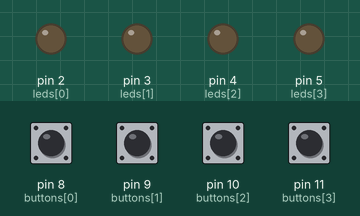
Recording of a sketch running on a simulated Arduino Uno, built with avr-gcc and run on an emulated ATmega328P. Parts: output pins drawn as LEDs (lit = HIGH). Dashed ring = blinking. The inputs (shaded band) are chosen by the test bench; at power-on: pin 8 (buttons[0]), pin 9 (buttons[1]), pin 10 (buttons[2]), pin 11 (buttons[3]) HIGH. Random numbers use the default seed unless the sketch sets one.

Above: at 1.8 s.
1.9 s: pin 8 (buttons[0]) pulled LOW for 0.15 s
At 3.64 s:
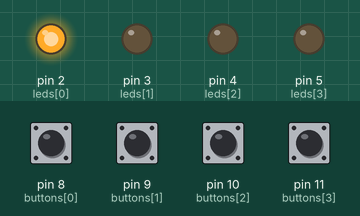
At 4.62 s:
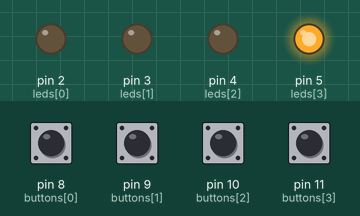
5.0 s: pin 9 (buttons[1]) pulled LOW for 1 s
At 5.41 s:
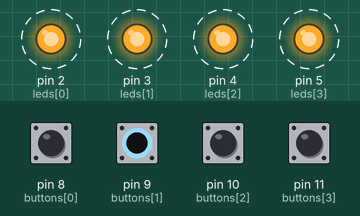
Timing chart, 0 to 14.0 s (numbered marks = the images above; inputs shaded):
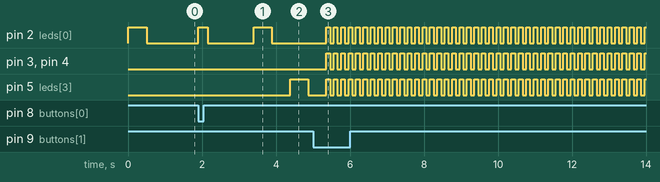

Measured:
- after the input at 1.9 s, pin 2 (leds[0]): LOW → HIGH at once, → LOW 0.25 s later, → HIGH 1.3 s later, → LOW 0.49 s later; pin 5 (leds[3]): LOW → HIGH after 2.5 s, → LOW 0.49 s later
- after the input at 5.0 s, pin 2 (leds[0]), pin 3 (leds[1]), pin 4 (leds[2]), pin 5 (leds[3]): alternates HIGH for 0.10 s and LOW for 0.10 s, starting after 0.36 s

The sketch:

arduino_simon.ino
```cpp
#define CHOICES  4    // This defines the number of LEDs and buttons. Simon has 4!
#define STEPS    50   // 50 steps. Increase it if you find the game easy (highly unlikely).

int leds[] = {
	2, 3, 4, 5}; // LED pin definitions.
int buttons[] = {
	8, 9, 10, 11}; // Button pin definitions.

void setup() {
	for (int i = 0; i < CHOICES; i++) {
		pinMode(leds[i], OUTPUT); // Each LED pin is set as an output.

		pinMode(buttons[i], INPUT); // Each button as an input,
		digitalWrite(buttons[i], HIGH); // with internal pullup.
	}

	randomSeed(analogRead(0));
}

void loop() {
	int steps[STEPS];
	unsigned long time = 500; // Initial time between each "step". Decreases everytime the user correctly recreates the pattern.

	for (int i = 0; i < STEPS; i++) {
		steps[i] = random(CHOICES); // A random step (0-3).

		// Shows all the steps, until now.
		for (int j = 0; j <= i; j++) {
			lightLedForMs(steps[j], time);
		}

		// Check if user reproduces them correctly.
		for (int j = 0; j <= i; j++) {
			int button = getButton();

			if (button == steps[j]) {
				lightLedForMs(steps[j], 250);
			}
			else {
				gameover();
			}
		}

		time -= 10; // Time is reduced by 10ms between each round.
		delay(1000);
	}
}

// When the game is over, the reset button on the Arduino board has to be pressed.
void gameover() {
	while (1) {
		for (int i = 0; i < 4; i++) {
			int led = leds[i];
			digitalWrite(led, !digitalRead(led));
		}
		delay(100);
	}
}

void lightLedForMs(int led, unsigned long ms) {
	digitalWrite(leds[led], HIGH);
	delay(ms);
	digitalWrite(leds[led], LOW);
	delay(ms);
}

int getButton() {
	while (1) {
		for (int i = 0; i < CHOICES; i++) {
			if (!digitalRead(buttons[i])) {
				return i;
			}
		}
	}
}
```
